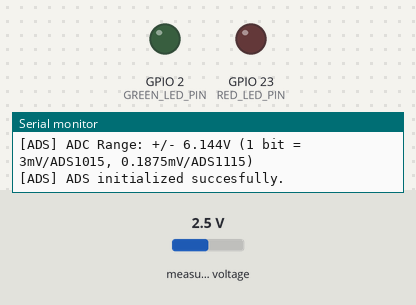
Simulated run of this sketch. Board: ESP32. On the bench: output pins drawn as LEDs (lit = HIGH), the last lines printed to the serial monitor. The inputs (shaded band) are chosen by the test bench; at power-on: measured voltage 2.5 V. WiFi joins after 1.5 s; servers stay silent unless stated; uploads are accepted with an empty reply.

Above: at 1.6 s.
At 3.8 s:
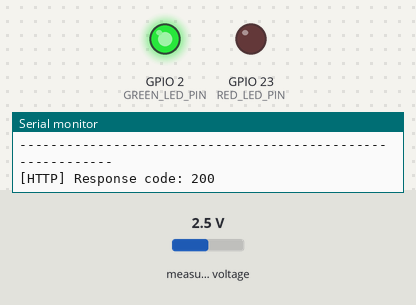
Timing chart, 0 to 5.3 s (numbered marks = the images above):
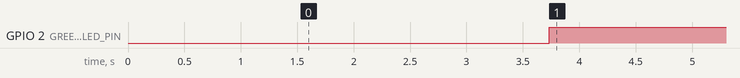

The sketch:

batteryLevelEsp32DevkitThingsboard.ino
```cpp
#define DEBUG_MODE

#include "heltec.h"
#include "rfmanager.h"
#include "http.h"
#include "batteryLevel.h"

void setup() {
   Heltec.begin(false, false, true);
   Serial.begin(115200);
   initWiFi();
   initHTTP();
   initBATTERY();
}


void loop() {
  delay(1000);
  float batLevel = getBatteryLevel();
  delay(1000);
  sendHttpToServer(batLevel);
}
```

batteryLevel.h
```cpp
#ifndef _BATTERY_LEVEL_H_
#define _BATTERY_LEVEL_H_

#ifndef BATTERY_SIGNAL_PIN
#define BATTERY_SIGNAL_PIN 3
#endif

/*
 * The analog serial reading may be different from the voltimeter measurement.
 * To get the calibrated value, do the calculation below.
 *
 * VOLTAGE_CALIBRATION = VOLTMETER_READING - ANALOG_VOLTAGE_READING
 * FINAL_VOLTAGE = ANALOG_VOLTAGE_READING + VOLTAGE_CALIBRATION
 */
#ifndef VOLTAGE_CALIBRATION
#define VOLTAGE_CALIBRATION 0.039
#endif


#include <Adafruit_ADS1X15.h>

Adafruit_ADS1115 ads;

void initBATTERY() {

  #ifdef DEBUG_MODE
  Serial.println("-----------------------------------------------------------");
  Serial.println("[ADS] Hello!");
  Serial.println("[ADS] Getting single-ended readings from AIN0..3");
  Serial.println("[ADS] ADC Range: +/- 6.144V (1 bit = 3mV/ADS1015, 0.1875mV/ADS1115)");
  #endif

  ads.setGain(GAIN_TWOTHIRDS);

  if (!ads.begin()) {
    #ifdef DEBUG_MODE
    Serial.println("[ADS] Failed to initialize ADS.");
    #endif
    while (1);
  }

  #ifdef DEBUG_MODE
  Serial.println("[ADS] ADS initialized succesfully.");
  #endif
}

float convertVoltageToPercentage(float voltage) {
  // 2.8 = min voltage, 4.2 = max voltage
  float min_max_scaling = (voltage - 2.8) / (4.2 - 2.8);
  return min_max_scaling * 100;
}

float getBatteryLevel() {
  int16_t voltageAnalogSignal = ads.readADC_SingleEnded(BATTERY_SIGNAL_PIN);
  float voltage = ads.computeVolts(voltageAnalogSignal);

  /*
   * The voltage divider with two 100MΩ divide the signal voltage in half.
   * In order to get the battery voltage we need to multiply the signal value by 2
   */
  voltage *= 2;
  voltage += VOLTAGE_CALIBRATION;

  float batteryLevel = convertVoltageToPercentage(voltage);

  #ifdef DEBUG_MODE
  Serial.println("-----------------------------------------------------------");
  Serial.print("[BATTERY]\tanalog signal: "); Serial.println(voltageAnalogSignal);
  Serial.print("\t\tvoltage: "); Serial.print(voltage, 3); Serial.println(" V");
  Serial.print("\t\tBattery Level: "); Serial.print(batteryLevel, 1); Serial.println("%");
  #endif

  return batteryLevel;
}

#endif /*_BATTERY_LEVEL_H_*/
```

http.h
```cpp
#ifndef _HTTP_H_
#define _HTTP_H_

#include "led.h"
#include <WiFi.h>
#include <HTTPClient.h>

#define JSON_BUFFER_SIZE (300)
char json[JSON_BUFFER_SIZE];
const char* hostname = "http://thingsboard.smartrural.com.br";
String accessToken = "gjAqYjqWZJeYAMATnpY8";
const char* deviceid = "109fd7a0-15dd-11ed-bf91-e96cef9e8ef0";

void initHTTP() {
  initLED();
}

void requisitionFailed() {
  greenOff();
  redOn();
  delay(2000);
}

void requisitionSuccess() {
  redOff();
  greenOn();
  delay(2000);
}

// return true of http code is 200, false if not
bool sendHttpToServer(float batteryLevel) {
  #ifdef DEBUG_MODE
  Serial.println("-----------------------------------------------------------");
  #endif
  if(WiFi.status()== WL_CONNECTED){
    String wifi_ssid = WiFi.SSID();
    int len = wifi_ssid.length()+1;
    char wifi_ssid_buffer[len];
    wifi_ssid.toCharArray(wifi_ssid_buffer, len);

    String ip = WiFi.localIP().toString();
    len = ip.length()+1;
    char ip_buffer[len];
    ip.toCharArray(ip_buffer, len);

    snprintf (json, JSON_BUFFER_SIZE, \
      "{" \
        "\"batteryLevel\":%3.2f," \
        "\"ssid\":\"%s\"," \
        "\"ip\":\"%s\"," \
        "\"deviceid\":\"%s\""
      "}", \
      batteryLevel, wifi_ssid_buffer, ip_buffer, deviceid);

    // requisição http post
    HTTPClient http;
    String uri = String(hostname) + "/api/v1/" + String(accessToken) + "/telemetry";
    http.begin(uri);
    http.addHeader("Content-Type", "application/json");
    int httpResponseCode = http.POST(json);

    #ifdef DEBUG_MODE
    Serial.print("[HTTP] Response code: ");
    Serial.println(httpResponseCode);
    #endif

    http.end();

    if(httpResponseCode == 200) {
      requisitionSuccess();
    } else {
      requisitionFailed();
    }

    return (httpResponseCode == 200) ? true : false;
  }
  else {
    #ifdef DEBUG_MODE
    Serial.println("[HTTP] WiFi Disconnected");
    #endif
  }
  return false;
}

#endif /*_HTTP_H_*/
```

led.h
```cpp
#ifndef _LED_H_
#define _LED_H_

#ifndef RED_LED_PIN
#define RED_LED_PIN   23
#endif

#ifndef GREEN_LED_PIN
#define GREEN_LED_PIN 2
#endif


void redOn() {
  digitalWrite(RED_LED_PIN, HIGH);
}

void redOff() {
  digitalWrite(RED_LED_PIN, LOW);
}

void greenOn() {
  digitalWrite(GREEN_LED_PIN, HIGH);
}

void greenOff() {
  digitalWrite(GREEN_LED_PIN, LOW);
}

void initLED() {
  pinMode(RED_LED_PIN, OUTPUT);
  pinMode(GREEN_LED_PIN, OUTPUT);
  redOff();
  greenOff();
}


#endif /* _LED_H_ */
```

rfmanager.h
```cpp
#ifndef _RF_MANAGER_H_
#define _RF_MANAGER_H_

#include <WiFi.h>

String ssid = "brisa-2599747";
String pass = "iqawp1v1";

// Initialize WiFi
void initWiFi() {
  WiFi.mode(WIFI_STA);

  WiFi.begin(ssid.c_str(), pass.c_str());
  #ifdef DEBUG_MODE
  Serial.println("[WIFI] Connecting to WiFi...");
  #endif

  int tries = 0;
  while (WiFi.status() != WL_CONNECTED) {
    delay(500);
    #ifdef DEBUG_MODE
    Serial.print(".");
    #endif

    if(tries++ >= 20) {
      ESP.restart();
    }
  }

  #ifdef DEBUG_MODE
  Serial.println(WiFi.localIP());
  #endif
}

#endif /*_RF_MANAGER_H_*/
```

Measured:
- by itself, GPIO 2 (GREEN_LED_PIN): LOW → HIGH at 3.7 s
